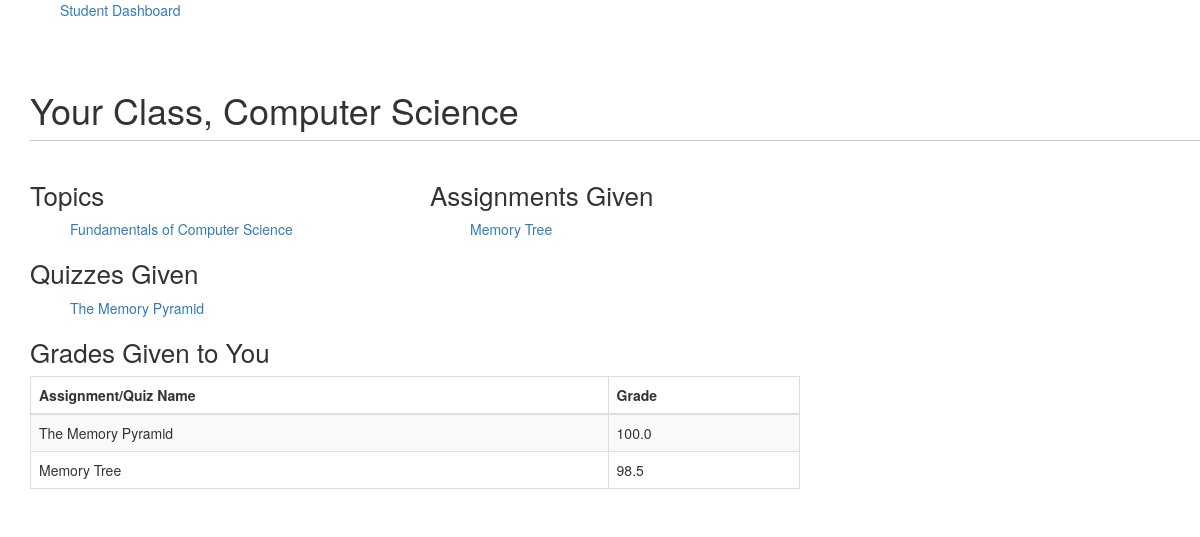
/students/class/1/ (signed in), run on the app's committed database.
### tables this page shows
CREATE TABLE classes(
id INTEGER PRIMARY KEY,
teacher_id INTEGER,
name TEXT,
FOREIGN KEY(teacher_id) REFERENCES people(id)
);

CREATE TABLE topics(
id INTEGER PRIMARY KEY,
class_id INTEGER,
name TEXT,
FOREIGN KEY(class_id) REFERENCES classes(id)
);

CREATE TABLE assignments(
id INTEGER PRIMARY KEY,
class_id INTEGER,
gets_file INTEGER,
turn_in INTEGER,
name TEXT,
description BLOB,
due_date TEXT, topic_id INTEGER,
FOREIGN KEY(class_id) REFERENCES classes(id)
);

CREATE TABLE quizzes(
id INTEGER PRIMARY KEY,
topic_id INTEGER,
number_easy INTEGER,
number_medium INTEGER,
number_hard INTEGER,
creator_id INTEGER,
class_id INTEGER, name text,
FOREIGN KEY(topic_id) REFERENCES topics(id),
FOREIGN KEY(creator_id) REFERENCES people(id),
FOREIGN KEY(class_id) REFERENCES classes(id)
);

CREATE TABLE quiz_grades(
id INTEGER PRIMARY KEY,
student_id integer,
quiz_id INTEGER,
grade REAL,
FOREIGN KEY(student_id) REFERENCES people(id),
FOREIGN KEY(quiz_id) REFERENCES quizzes(id)
);

CREATE TABLE assignment_grades(
id INTEGER PRIMARY KEY,
student_id INTEGER,
assignment_id INTEGER,
grade REAL,
FOREIGN KEY(student_id) REFERENCES people(id),
FOREIGN KEY(assignment_id) REFERENCES assignments(id)
);

### application/students.py (the view)
@app.route('/students/class/<class_id>/')
@validate_student
def student_class_page(class_id):
	class_name = query_db("SELECT name FROM classes WHERE id=?;", [class_id], one=True)
	return render_template('/students/class_page.html', class_name=str(class_name[0]), topics=get_class_topic(class_id), assignments=get_class_assign(class_id), quizzes=get_class_quiz(class_id), grades=get_student_grade(class_id))

### application/db_connect.py (called while the page is built)
def get_db():
    db = getattr(g, '_database', None)
    if db is None:
        db = g._database = sqlite3.connect(DATABASE)
    return db

@app.teardown_appcontext
def close_connection(exception):
    db = getattr(g, '_database', None)
    if db is not None:
        db.close()

def query_db(query, args=(), one=False):
    cur = get_db().execute(query, args)
    returnval = cur.fetchall()
    cur.close()
    return (returnval[0] if returnval else None) if one else returnval

def validate_student(func):
	@wraps(func)
	def f(*args, **kwds):
		if not 'isTeacher' in session:
			return redirect("/")
		if session['isTeacher'] == 1:
			return redirect("/teachers/")
		return func(*args, **kwds)
	return f

def get_class_topic(class_id):
	topic_data = query_db("select id, name from topics where class_id=?", [class_id])
	topics = []
	for topic in topic_data:
		topic_dict_class = {}
		topic_dict_class['id'] = topic[0]
		topic_dict_class['name'] = topic[1]
		topics.append(topic_dict_class)
	return topics

def get_class_assign(class_id):
	assignment_data = query_db("select id, name, due_date from assignments where topic_id=(select id from topics where class_id=?);", [class_id])
	assignments = []
	for assignment in assignment_data:
		assignment_dict_class = {}
		assignment_dict_class['id'] = assignment[0]
		assignment_dict_class['name'] = str(assignment[1])
		assignment_dict_class['due_date'] = assignment[2]
		assignments.append(assignment_dict_class)
	return assignments

def get_class_quiz(class_id):
	quiz_data = query_db("SELECT quizzes.id, quizzes.name FROM quizzes JOIN topics ON topics.id=quizzes.topic_id WHERE topics.class_id=?;", [class_id])
	quizzes = []
	for quiz in quiz_data:
		quiz_class = {}
		quiz_class['id'] = quiz[0]
		quiz_class['name'] = quiz[1]
		quizzes.append(quiz_class)
	return quizzes

### application/templates/students/class_page.html (shortened to what this page needs)
{% extends "/students/base_template.html" %}
	{% block body %}
		<div class="container">
			<div class="row">
				<div class="span12">
					<h1>Your Class, {{class_name}}</h1>
				</div>
			</div>
			<div class="row">
				<div class="span4">
					<h2>Topics</h2>
					<ul>
						{% for topic in topics %}
							<li><a href="/students/topics/{{topic.id}}/">{{topic.name}}</a></li>
						{% endfor %}
					</ul>
				</div>
				<div class="span4">
					<h2>Assignments Given</h2>
					<ul>
						{% for assignment in assignments %}
							<li><a href="/students/assignments/{{assignment.id}}/">{{assignment.name}}</a></li>
						{% endfor %}
					</ul>
				</div>
				<div class="span4">
					<h2>Quizzes Given</h2>
					<ul>
						{% for quiz in quizzes %}
							<li><a href="/students/quizzes/{{quiz.id}}/">{{quiz.name}}</a></li>
						{% endfor %}
					</ul>
				</div>
			</div>
			<div class="row">
				<div class="span8">
					<h2>Grades Given to You</h2>
					<table class="table table-striped table-hover table-bordered">
						<thead>
							<tr>
								<th>Assignment/Quiz Name</th>
								<th>Grade</th>
							</tr>
						</thead>
						<tbody>
							{% for grade in grades %}
								<tr>
									<td>{{grade.thing_name}}</td>
									<td>{{grade.grade}}</td>
								</tr>
							{% endfor %}
						</tbody>
					</table>
				</div>
			</div>
		</div>
	{% endblock %}

### application/templates/students/base_template.html (style rules this page uses)
h1 { border-bottom: 1px solid #ccc; padding-bottom: 10px; margin-bottom: 20px; }
h2 { font-size: 26px; }

### application/templates/students/class_page.html (style rules this page uses)
ul { list-style-type: none; margin: 0; }

### data on the page
classes: name "Computer Science"
topics: name "Fundamentals of Computer Science"
assignments: name "Memory Tree"
quizzes: name "The Memory Pyramid"
quiz_grades: thing_name "The Memory Pyramid", grade "100.0"
assignment_grades: thing_name "Memory Tree", grade "98.5"
